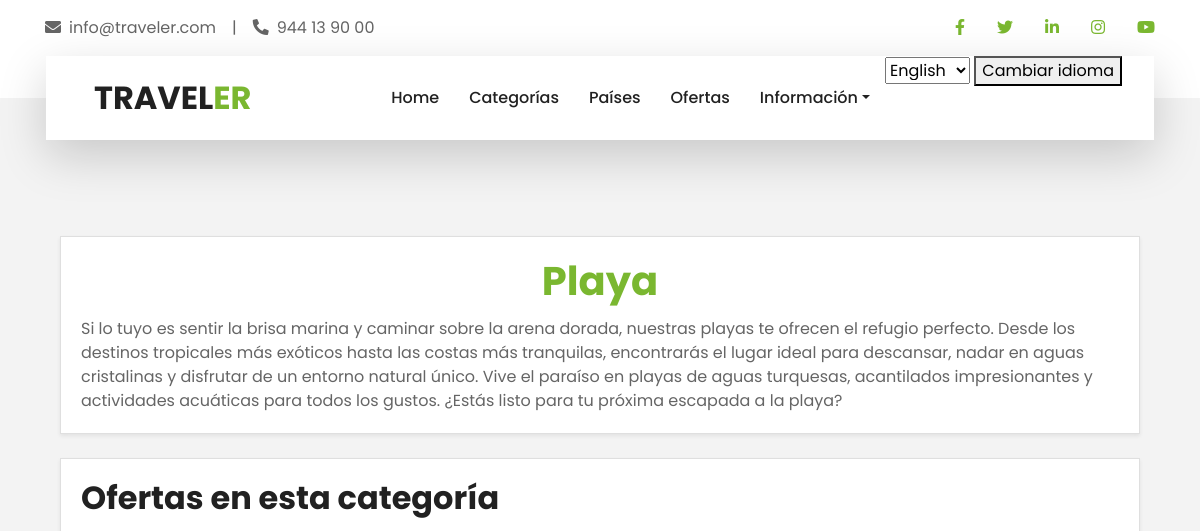
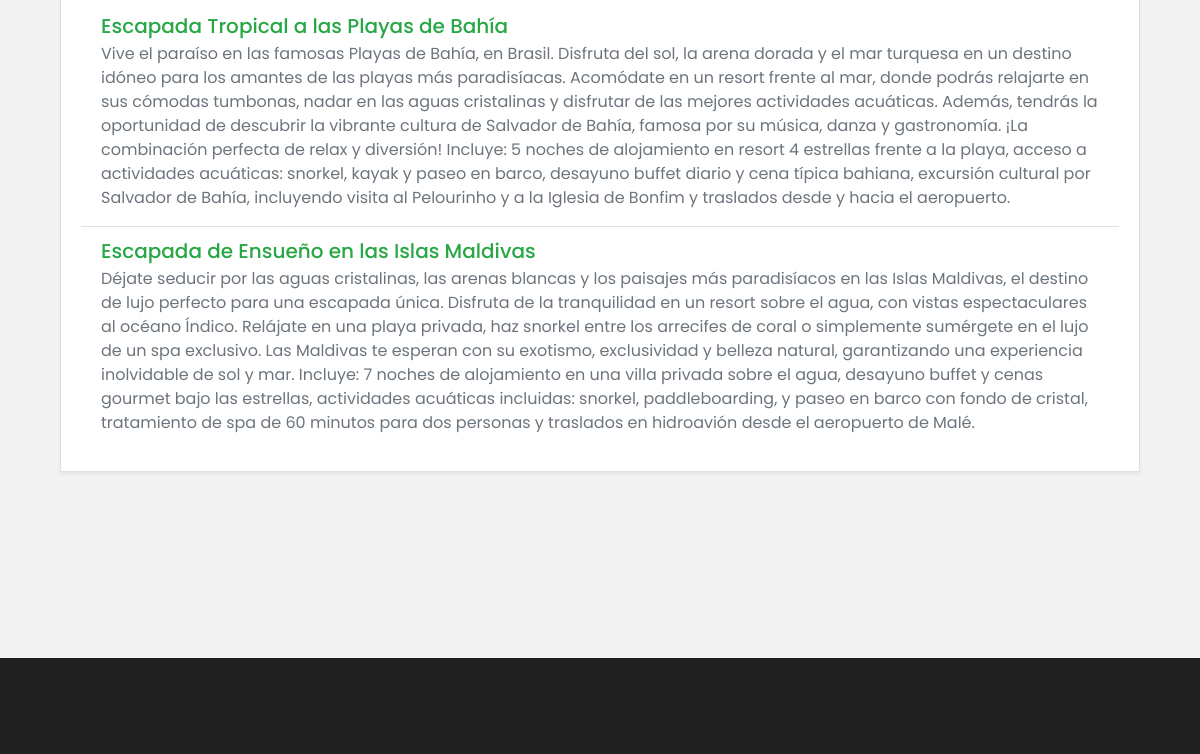
Page /es/categorias/Playa/ on the earlier database version (2 pictures, top to bottom).
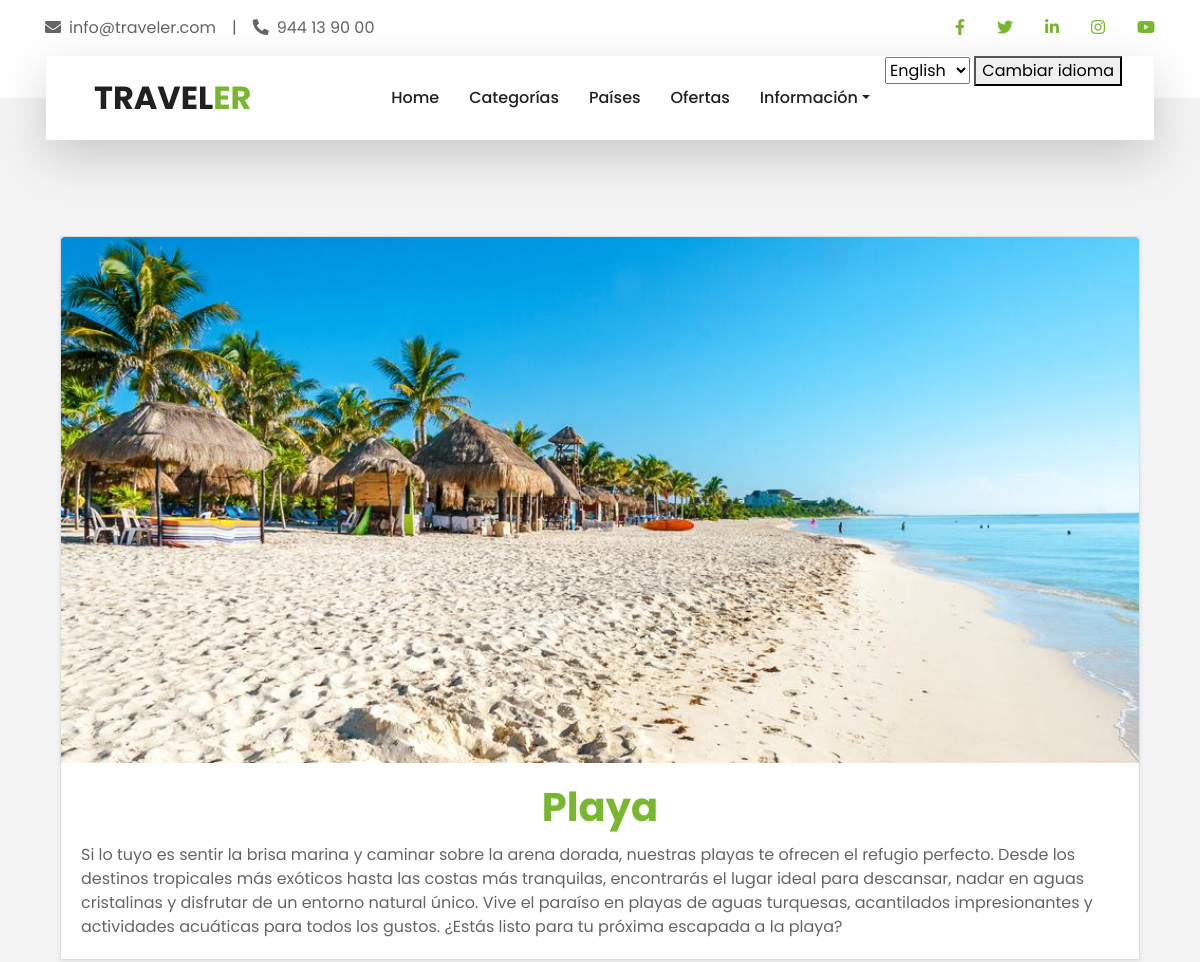
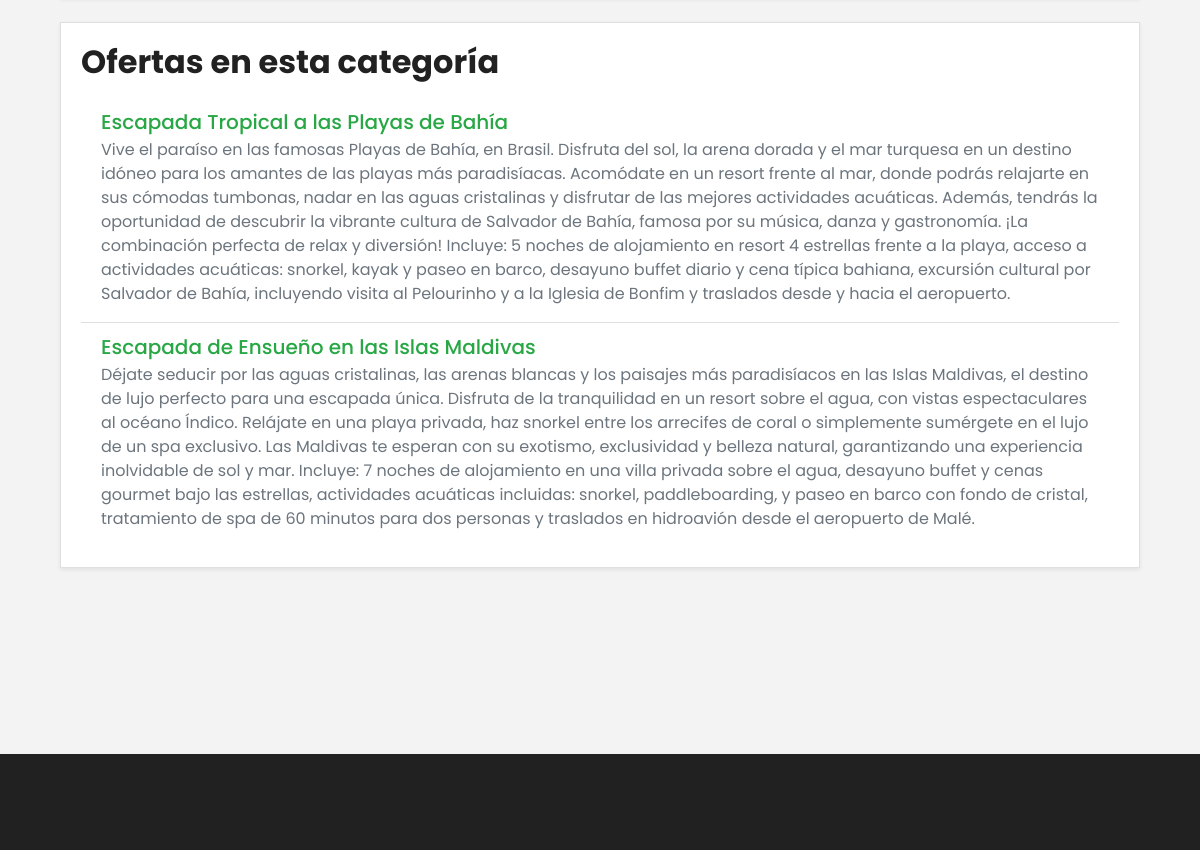
Same page on the later database version (2 pictures, top to bottom).
### travelOffersApp/models.py (models this page shows, shortened)
class Categoria(models.Model):
    nombre = models.CharField(primary_key=True, max_length=100)
    descripcion = models.TextField()
    image = models.ImageField(upload_to='travelOffersApp/static/img/', blank=True, null=True)

### travelOffersApp/views.py (the view)
# urls.py: path('categorias/<str:pk>/', views.CategoriaView.as_view(), name='categoria'),
class CategoriaView(DetailView):
    model = Categoria
    template_name = 'categoria.html'
    context_object_name = 'categoria'
    def get_context_data(self, **kwargs):
        context = super().get_context_data(**kwargs)
        context['titulo_categoria'] = _("Detalles de la categoría")
        return context

### travelOffersApp/templates/categoria.html (shortened to what this page needs)
{% extends "base.html" %}
{% load static %}
{% load i18n %}
{% block content %}
<div class="container my-5">
    <div class="card shadow-sm mb-4">
        {% if categoria.image %}
            <img src="{% static categoria.image.name %}" alt="{{ categoria.nombre }}" class="card-img-top img-fluid rounded-top">
        {% endif %}
        <div class="card-body">
            <h1 class="card-title text-center text-primary">
                {% trans categoria.nombre %}
            </h1>
            <p class="card-text">
                {% trans categoria.descripcion %}
            </p>
        </div>
    </div>
    <div class="card shadow-sm">
        <div class="card-body">
            <h2 class="card-title text-dark mb-3">
            </h2>
            <ul class="list-group list-group-flush">
                {% for oferta in categoria.ofertas.all %}
                    <li class="list-group-item">
                        <h5 class="mb-1">
                            <a href="{% url 'oferta' oferta.id_oferta %}" class="text-success">
                                {% trans oferta.nombre %}
                            </a>
                        </h5>
                        <p class="mb-1 text-muted">
                            {% trans oferta.descripcion %}
                        </p>
                    </li>
                {% endfor %}
            </ul>
        </div>
    </div>
</div>
{% endblock %}

Differences in the rows shown:
changed Categoria "Playa": image: picture added
